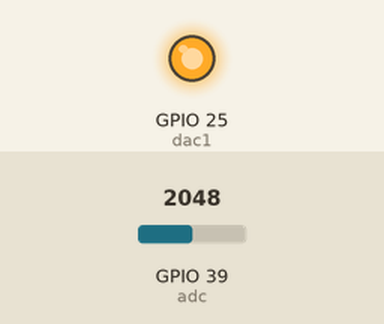
The program below on a simulated ESP32 board running MicroPython. Shown: output pins drawn as LEDs (lit = HIGH). Inputs (shaded band) come from the test bench; at power-on: GPIO 39 (adc) = 2048 (analog values on the 0–4095 scale).

Above: at 1.2 s.
1.3 s: GPIO 39 (adc) set to 491
At 3.2 s:
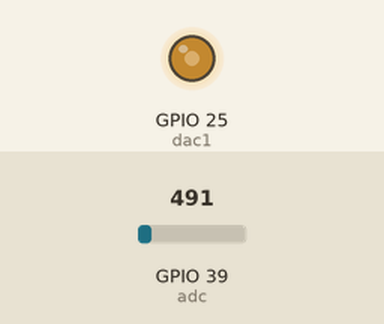
3.5 s: GPIO 39 (adc) set to 0
At 5.0 s:
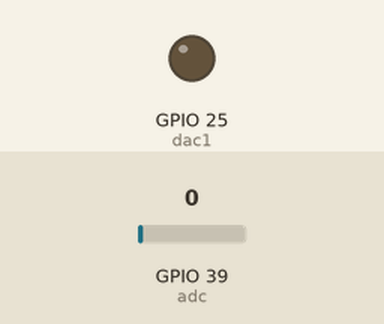
5.5 s: GPIO 39 (adc) set to 1228
At 6.5 s:
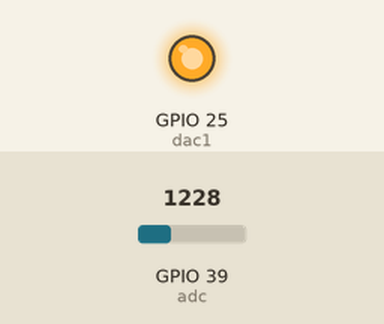
Timing chart, 0 to 8.5 s (numbered marks = the images above; inputs shaded):
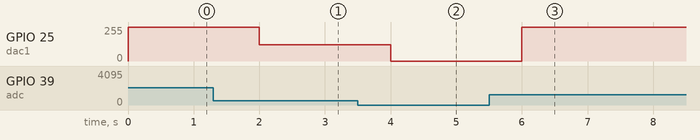

Measured:
- after the input at 1.3 s, GPIO 25 (dac1): 255/255 → 122/255 after 0.70 s
- after the input at 3.5 s, GPIO 25 (dac1): 122/255 → 0/255 after 0.50 s
- after the input at 5.5 s, GPIO 25 (dac1): 0/255 → 255/255 after 0.50 s

The program:

dac1_test.py
```python
# dac1_test.py
# dew.ninja  June 2021
# needs lag3 board to measure output
# connect jumper on DAC1 side

from machine import Pin, ADC, DAC
from utime import sleep_ms
DACMAX = 255
adc = ADC(Pin(39)) # ADC1_CH3
adc.atten(ADC.ATTN_11DB) # range 0 - 3.6 V
dac1 = DAC(Pin(25))
while True:
    adcval = adc.read()
    dacval = int(adcval/4)
    if dacval>DACMAX:
        dacval = DACMAX
    dac1.write(dacval)
    sleep_ms(1000)
```
